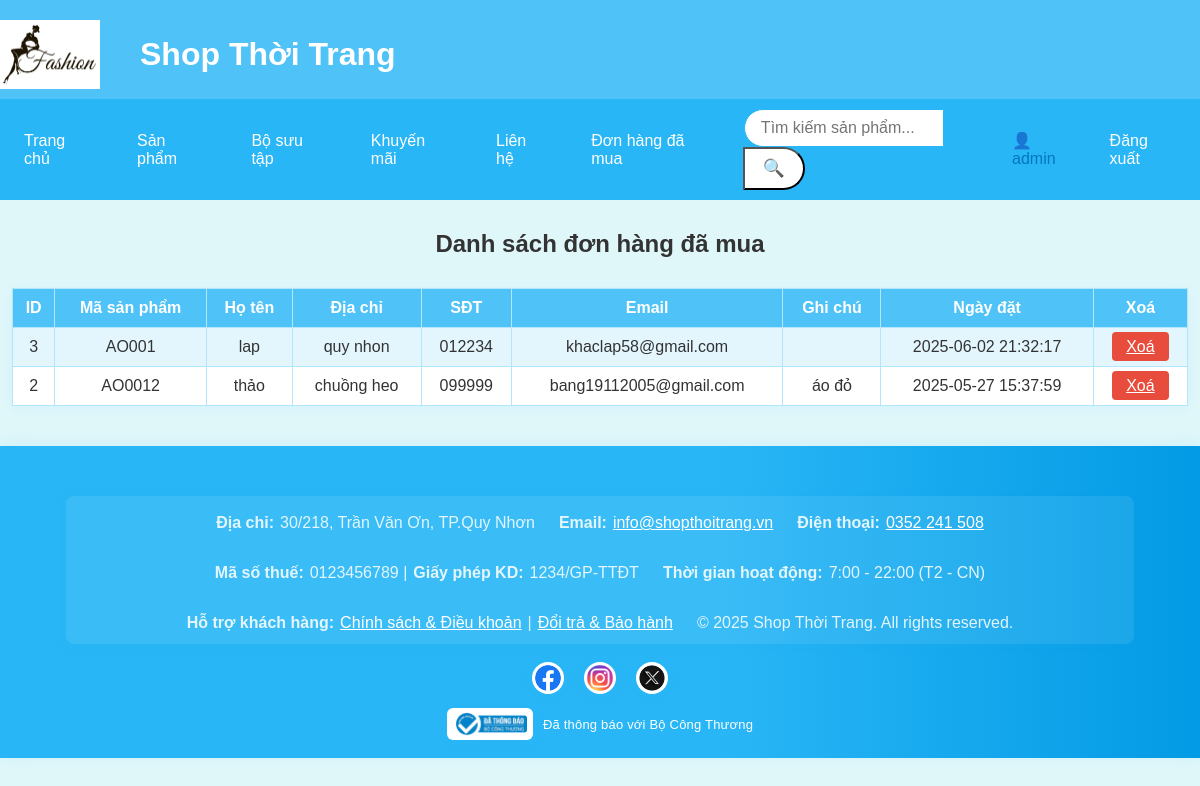
Page /don_hang_da_mua.php (signed in) on the committed database.
### tables this page shows
CREATE TABLE `don_hang` (
  `id` int(11) NOT NULL,
  `san_pham_id` varchar(50) NOT NULL,
  `ho_ten` varchar(100) NOT NULL,
  `dia_chi` varchar(255) NOT NULL,
  `sdt` varchar(20) NOT NULL,
  `email` varchar(100) DEFAULT NULL,
  `ghi_chu` text DEFAULT NULL,
  `ngay_dat` datetime DEFAULT current_timestamp()
);

### don_hang_da_mua.php (the view, shortened to what this page needs)
<?php
require_once 'connect.php';
$sql = "SELECT * FROM don_hang ORDER BY id DESC";
$result = $conn->query($sql);
include 'header.php';
?>
<!DOCTYPE html>
<html lang="vi">
<head>
    <link rel="stylesheet" href="style.css">
</head>
<body>
    <main>
        <h2 style="text-align:center;margin:30px 0 10px 0;">Danh sách đơn hàng đã mua</h2>
        <table class="donhang">
            <tr>
                <th>ID</th>
                <th>Mã sản phẩm</th>
                <th>Họ tên</th>
                <th>Địa chỉ</th>
                <th>SĐT</th>
                <th>Email</th>
                <th>Ghi chú</th>
                <th>Ngày đặt</th>
                <th>Xoá</th>
            </tr>
            <?php if ($result && $result->num_rows > 0): ?>
                <?php while($row = $result->fetch_assoc()): ?>
                <tr>
                    <td><?= $row['id'] ?></td>
                    <td><?= htmlspecialchars($row['san_pham_id']) ?></td>
                    <td><?= htmlspecialchars($row['ho_ten']) ?></td>
                    <td><?= htmlspecialchars($row['dia_chi']) ?></td>
                    <td><?= htmlspecialchars($row['sdt']) ?></td>
                    <td><?= htmlspecialchars($row['email']) ?></td>
                    <td><?= htmlspecialchars($row['ghi_chu']) ?></td>
                    <td><?= isset($row['ngay_dat']) ? $row['ngay_dat'] : '' ?></td>
                    <td>
                        <a href="don_hang_da_mua.php?delete_id=<?= $row['id'] ?>" onclick="return confirm('Bạn có chắc muốn xoá đơn hàng này?');" class="delete-btn">Xoá</a>
                    </td>
                </tr>
                <?php endwhile; ?>
            <?php else: ?>
                <tr><td colspan="9">Chưa có đơn hàng nào.</td></tr>
            <?php endif; ?>
        </table>
    </main>
    <footer class="footer">
    <div class="footer-content">
        <div class="footer-info">
            <p><strong>Địa chỉ:</strong> 30/218, Trần Văn Ơn, TP.Quy Nhơn</p>
            <p><strong>Email:</strong> <a href="mailto:info@shopthoitrang.vn">info@shopthoitrang.vn</a></p>
            <p><strong>Điện thoại:</strong> <a href="tel:0123456789">0352 241 508</a></p>
            <p><strong>Mã số thuế:</strong> 0123456789 | <strong>Giấy phép KD:</strong> 1234/GP-TTĐT</p>
            <p><strong>Thời gian hoạt động:</strong> 7:00 - 22:00 (T2 - CN)</p>
            <p><strong>Hỗ trợ khách hàng:</strong> <a href="chinh_sach.php">Chính sách &amp; Điều khoản</a> | <a href="doi_tra.php">Đổi trả &amp; Bảo hành</a></p>
            <p>&copy; <?= date('Y') ?> Shop Thời Trang. All rights reserved.</p>
        </div>
        <div class="social-icons">
            <a href="https://www.facebook.com/minhthuan.le.923724"><img src="imagin/Facebook.webp" alt="Facebook"></a>
            <a href="https://www.instagram.com/minhthuan.le.923724"><img src="imagin/Insta.webp" alt="Instagram"></a>
            <a href="https://twitter.com/minhthuan_le"><img src="imagin/X.webp" alt="Twitter"></a>
        </div>
        <div class="certification" style="margin-top:10px;">
            <img src="imagin/bocongthuong.png" alt="Đã thông báo Bộ Công Thương" style="height:32px;">
            <span style="font-size:13px;color: white;">Đã thông báo với Bộ Công Thương</span>
        </div>
    </div>
</footer>
</body>
</html>

### style.css (style rules this page uses)
* { margin: 0; padding: 0; box-sizing: border-box; }
body { font-family: Arial, sans-serif; background: #E0F7FA; color: #333; min-height: 100vh; }
.footer { background: linear-gradient(90deg, #29B6F6 60%, #039BE5 100%); color: #fff; text-align: center; padding: 32px 0 18px 0; margin-top: 40px; box-shadow: 0 -2px 16px rgba(41,182,246,0.10); font-size: 1em; position: relative; }
.footer-content { max-width: 1100px; margin: 0 auto; padding: 0 16px; }
.footer-info { margin: 18px 0 12px 0; display: flex; flex-wrap: wrap; justify-content: center; align-items: flex-start; gap: 32px 24px; background: rgba(255,255,255,0.08); border-radius: 8px; padding: 18px 28px 12px 28px; box-shadow: 0 2px 8px rgba(41,182,246,0.08); text-align: left; }
.footer-info p { margin: 0; color: #e3f6fd; font-size: 1em; min-width: 180px; white-space: nowrap; display: flex; align-items: center; gap: 6px; }
.footer-info a { color: #fff; text-decoration: underline; transition: color 0.2s; }
.footer .social-icons { margin: 18px 0 8px 0; }
.footer .social-icons a { margin: 0 8px; display: inline-block; transition: transform 0.2s; }
.footer .social-icons img { width: 32px; height: 32px; border-radius: 50%; background: #fff; padding: 3px; box-shadow: 0 2px 8px rgba(41,182,246,0.10); transition: box-shadow 0.2s; }
.certification { margin-top: 12px; display: flex; align-items: center; justify-content: center; gap: 10px; }
.certification img { height: 32px; background: #fff; border-radius: 6px; padding: 2px 6px; box-shadow: 0 2px 8px rgba(41,182,246,0.10); }
.certification span { font-size: 13px; color: #e0e0e0; letter-spacing: 0.2px; }
table.donhang { border-collapse: collapse; margin: 30px auto; width: 98%; background: #fff; box-shadow: 0 2px 12px rgba(41,182,246,0.08); }
table.donhang th, table.donhang td { border: 1px solid #b3e5fc; padding: 10px 8px; text-align: center; }
table.donhang th { background: #4FC3F7; color: #fff; }
table.donhang tr:nth-child(even) { background: #e3f6fd; }
.delete-btn { background: #e74c3c; color: #fff; border: none; padding: 6px 14px; border-radius: 4px; cursor: pointer; transition: background 0.2s; }

### rows in the picture
don_hang: id "3", san_pham "AO001", ho_ten "lap", dia_chi "quy nhon", sdt "012234", email "khaclap58@gmail.com", ngay_dat "2025-06-02 21:32:17"
don_hang: id "2", san_pham "AO0012", ho_ten "thảo", dia_chi "chuồng heo", sdt "099999", email "bang19112005@gmail.com", ghi_chu "áo đỏ", ngay_dat "2025-05-27 15:37:59"

### other values in the picture
$_SESSION['username'] "admin"
